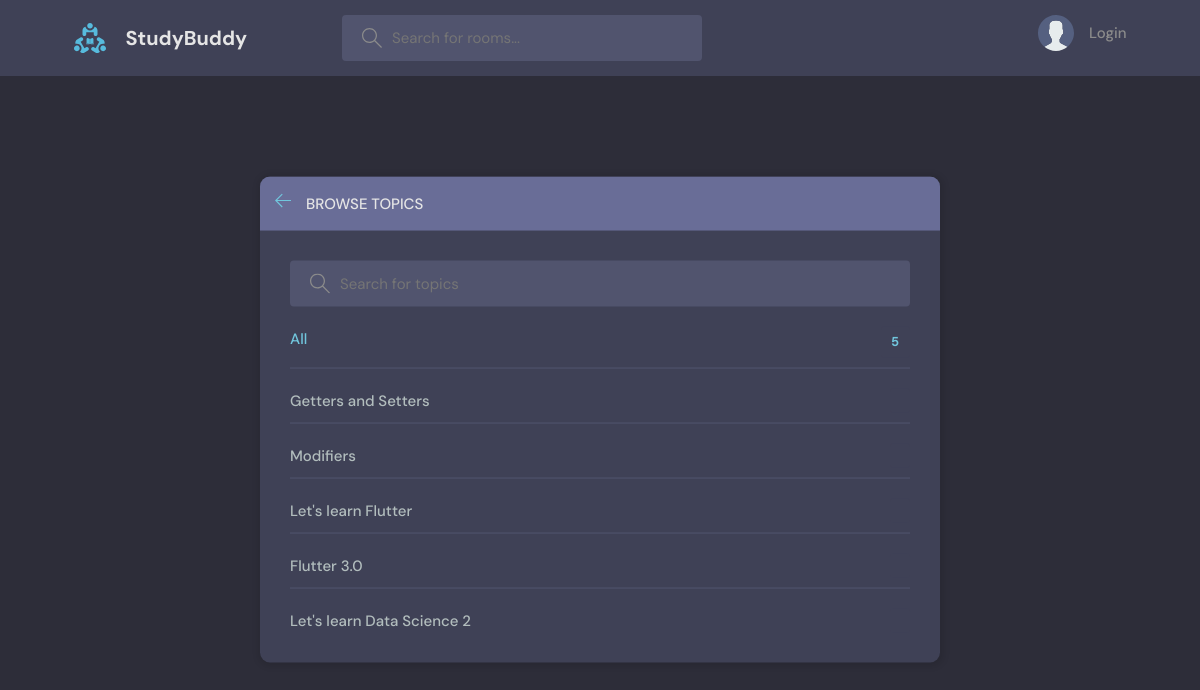
The page /topics/ on the database as committed earlier.
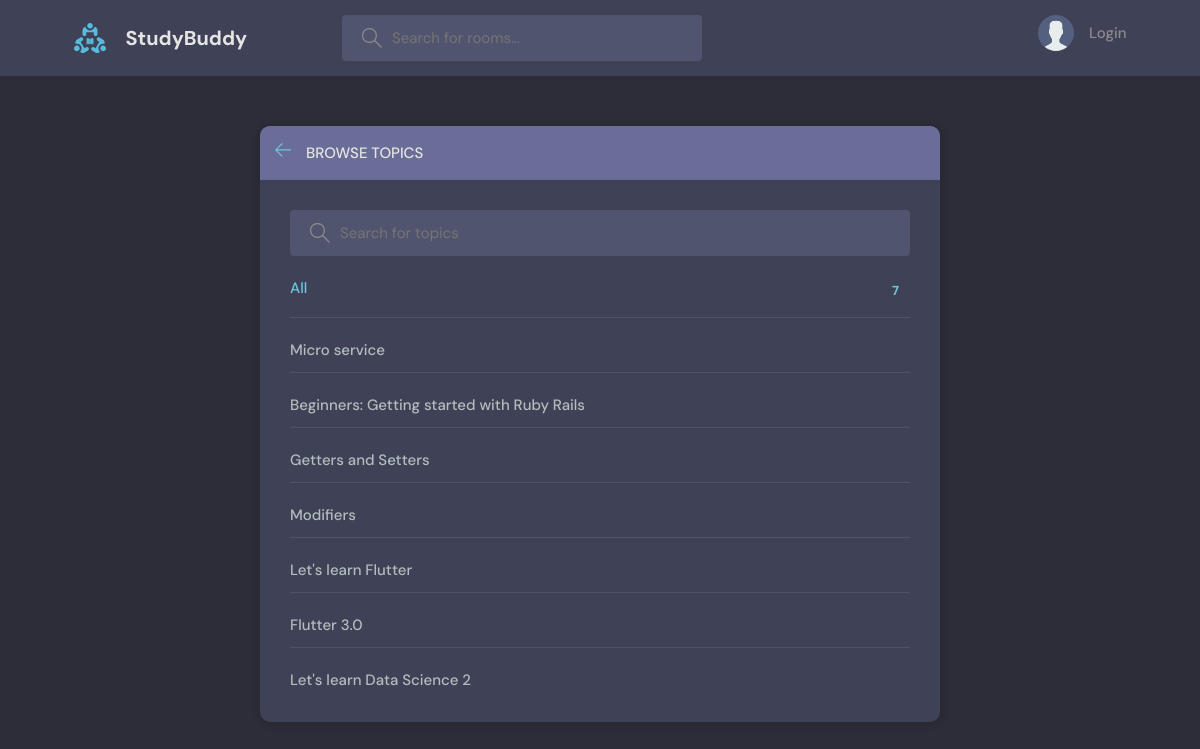
The same page on the database as committed later.
### base/models.py (models this page shows, shortened)
class Room(models.Model):
    host = models.ForeignKey(User, on_delete=models.SET_NULL, null=True)
    topic = models.ForeignKey(Topic, on_delete=models.SET_NULL, null=True)
    name = models.CharField(max_length=200)
    description = models.TextField(null=True, blank=True)
    participants = models.ManyToManyField(User, related_name='participants', blank=True)
    updated = models.DateTimeField(auto_now=True)
    created = models.DateTimeField(auto_now_add=True)
    class Meta:
        ordering = ['-updated', '-created'] # ordering the latest to be ontop

### base/views.py (the view)
# urls.py: path('topics/', views.topicsPage, name="topics"),
def topicsPage(request):
    q = request.GET.get('q') if request.GET.get('q') != None else '' # create a variable to get whatever we pass on the URL
    topics  = Room.objects.filter(
        Q(name__icontains=q)
    )
    context = {'topics': topics}
    return render(request, 'base/topics.html', context)

### base/templates/base/topics.html (shortened to what this page needs)
{% extends 'main.html' %}
{% block content %}
<main class="create-room layout">
    <div class="container">
      <div class="layout__box">
        <div class="layout__boxHeader">
          <div class="layout__boxTitle">
            <a href="{{ request.META.HTTP_REFERER }}">
              <svg version="1.1" xmlns="http://www.w3.org/2000/svg" width="32" height="32" viewBox="0 0 32 32">
                <title>arrow-left</title>
                <path
                  d="M13.723 2.286l-13.723 13.714 13.719 13.714 1.616-1.611-10.96-10.96h27.625v-2.286h-27.625l10.965-10.965-1.616-1.607z"
                ></path>
              </svg>
            </a>
            <h3>Browse Topics</h3>
          </div>
        </div>
        <div class="topics-page layout__body">
          <form class="header__search" method="get">
            <label>
              <input type="text" name="q" placeholder="Search for topics" />
            </label>
          </form>
          <ul class="topics__list">
            <li>
              <a href="/" class="active">All <span>{{topics.count}}</span></a>
            </li>
            {% for topic in topics %}
            <li>
              <a href="{% url 'home' %}?q={{topic.name}}">{{topic.name}} <span>{{topic.room_set.count}}</span></a>
            </li>
            {% endfor %}
          </ul>
        </div>
      </div>
    </div>
</main>
{% endblock %}

Rows that differ between the two databases and show on the page:
added Room: name "Micro service"
added Room: name "Beginners: Getting started with Ruby Rails"
Other text that changed with them:
{{ topics.count }}: "5" → "7"
